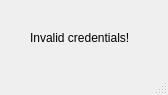
<?xml version="1.0" encoding="UTF-8"?>
<ui version="4.0">
 <class>MainWindow</class>
 <widget class="QMainWindow" name="MainWindow">
  <property name="geometry">
   <rect>
    <x>0</x>
    <y>0</y>
    <width>168</width>
    <height>95</height>
   </rect>
  </property>
  <property name="windowTitle">
   <string>MainWindow</string>
  </property>
  <widget class="QWidget" name="centralwidget">
   <widget class="QLabel" name="label">
    <property name="geometry">
     <rect>
      <x>30</x>
      <y>30</y>
      <width>121</width>
      <height>16</height>
     </rect>
    </property>
    <property name="text">
     <string>Invalid credentials!</string>
    </property>
   </widget>
  </widget>
  <widget class="QMenuBar" name="menubar">
   <property name="geometry">
    <rect>
     <x>0</x>
     <y>0</y>
     <width>168</width>
     <height>24</height>
    </rect>
   </property>
  </widget>
  <widget class="QStatusBar" name="statusbar"/>
 </widget>
 <resources/>
 <connections/>
</ui>
